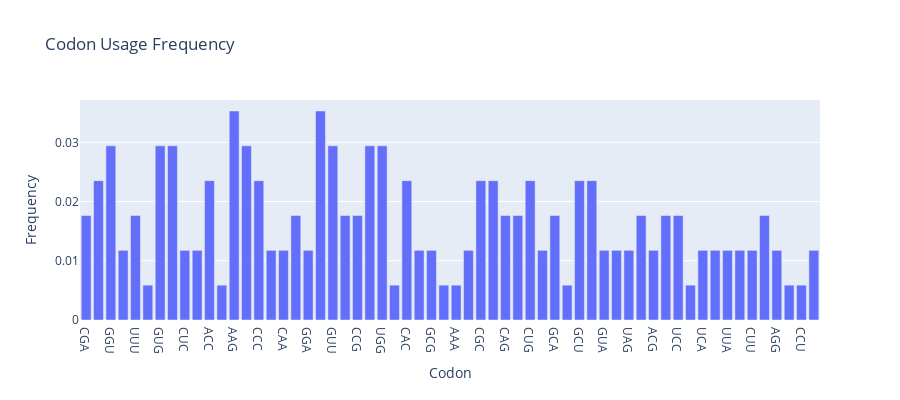

Notebook source saved alongside this figure:
### Code cell
plot_codon_usage(usage)

### Figure 1 — Plotly figure (JSON) as saved in the notebook; plotly's stock layout.template omitted (floating-point values rounded to 4 significant figures)
{"data": [{"type": "bar", "x": ["CGA", "UGU", "GGU", "CGG", "UUU", "CGU", "GUG", "GAA", "CUC", "UAU", "ACC", "AUU", "AAG", "AGU", "CCC", "GAG", "CAA", "GGG", "GGA", "AUG", "GUU", "GAC", "CCG", "UGA", "UGG", "CAU", "CAC", "CUA", "GCG", "UUC", "AAA", "CCA", "CGC", "ACU", "CAG", "AAC", "CUG", "GAU", "GCA", "AGA", "GCU", "GCC", "GUA", "UUG", "UAG", "GGC", "ACG", "AGC", "UCC", "AAU", "UCA", "AUA", "UUA", "UAA", "CUU", "UCU", "AGG", "UCG", "CCU", "ACA"], "y": [0.01765, 0.02353, 0.02941, 0.01176, 0.01765, 0.005882, 0.02941, 0.02941, 0.01176, 0.01176, 0.02353, 0.005882, 0.03529, 0.02941, 0.02353, 0.01176, 0.01176, 0.01765, 0.01176, 0.03529, 0.02941, 0.01765, 0.01765, 0.02941, 0.02941, 0.005882, 0.02353, 0.01176, 0.01176, 0.005882, 0.005882, 0.01176, 0.02353, 0.02353, 0.01765, 0.01765, 0.02353, 0.01176, 0.01765, 0.005882, 0.02353, 0.02353, 0.01176, 0.01176, 0.01176, 0.01765, 0.01176, 0.01765, 0.01765, 0.005882, 0.01176, 0.01176, 0.01176, 0.01176, 0.01176, 0.01765, 0.01176, 0.005882, 0.005882, 0.01176]}], "layout": {"height": 400, "title": {"text": "Codon Usage Frequency"}, "xaxis": {"title": {"text": "Codon"}}, "yaxis": {"title": {"text": "Frequency"}}}}
